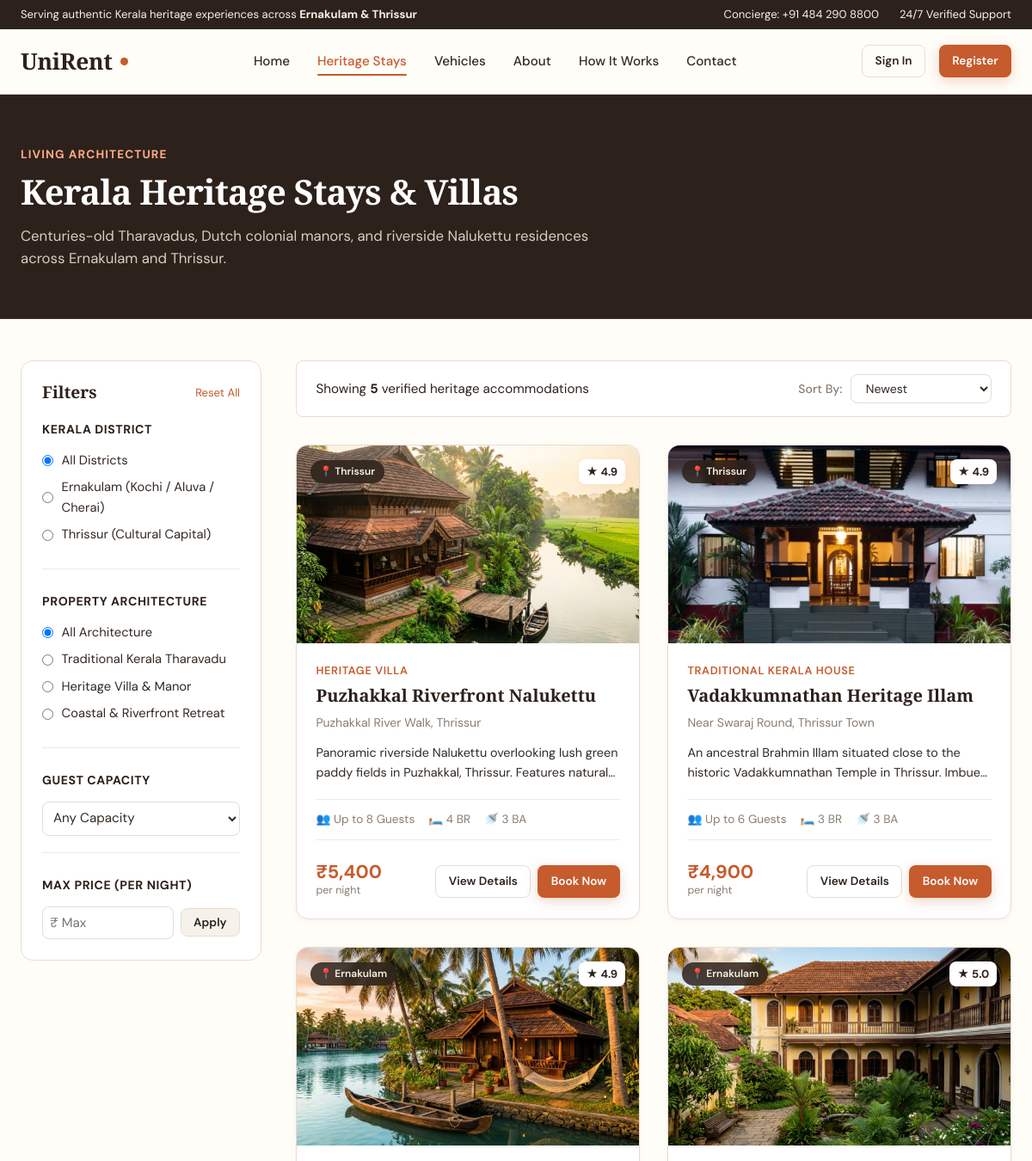
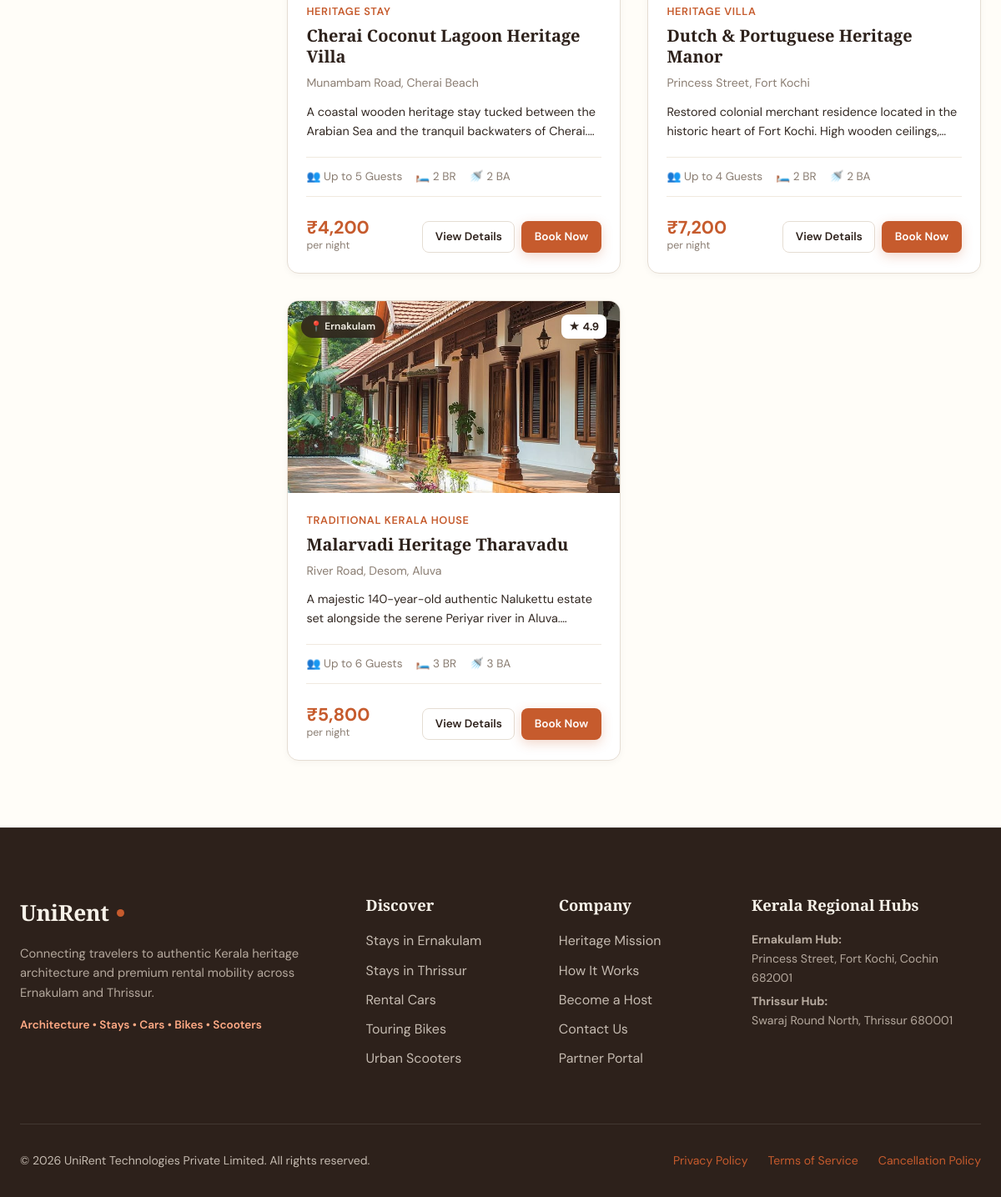
The app's page /stays with its own data (2 pictures, top to bottom).
### app/models.py (models this page shows, shortened)
class Property(db.Model):
    __tablename__ = 'properties'
    property_id = db.Column(db.Integer, primary_key=True, autoincrement=True)
    owner_id = db.Column(db.Integer, db.ForeignKey('owners.owner_id', ondelete='CASCADE'), nullable=False)
    property_name = db.Column(db.String(160), nullable=False)
    slug = db.Column(db.String(180), unique=True, nullable=False)
    property_type = db.Column(db.String(80), nullable=False)  # Heritage Villa, Traditional Tharavadu, Nalukettu, Colonial Manor
    description = db.Column(db.Text, nullable=False)
    address = db.Column(db.String(255), nullable=False)
    district = db.Column(db.String(50), nullable=False)  # Ernakulam, Thrissur
    latitude = db.Column(db.Float, nullable=False)
    longitude = db.Column(db.Float, nullable=False)
    price_per_night = db.Column(db.Float, nullable=False)
    guest_capacity = db.Column(db.Integer, nullable=False, default=2)
    bedrooms = db.Column(db.Integer, nullable=False, default=1)
    bathrooms = db.Column(db.Integer, nullable=False, default=1)
    amenities = db.Column(db.Text, nullable=True)  # JSON serialized list
    images = db.Column(db.Text, nullable=True)  # JSON serialized list of image paths/URLs
    featured_image = db.Column(db.String(255), nullable=True)
    approval_status = db.Column(db.String(20), nullable=False, default='pending')  # pending, approved, rejected
    rejection_reason = db.Column(db.Text, nullable=True)
    availability_status = db.Column(db.String(20), nullable=False, default='available')  # available, booked, maintenance
    featured = db.Column(db.Boolean, nullable=False, default=False)
    created_at = db.Column(db.DateTime, default=datetime.utcnow)
    bookings = db.relationship('Booking', backref='property', lazy='dynamic')
    reviews = db.relationship('Review', backref='property', lazy='dynamic')
    @property
    def average_rating(self):
        revs = self.reviews.all()
        if not revs:
            return 4.9  # Default showcase rating
        return round(sum(r.rating for r in revs) / len(revs), 1)

### app/routes/main.py (the view)
@main_bp.route('/stays')
def stays():
    district = request.args.get('district', '').strip()
    property_type = request.args.get('type', '').strip()
    min_price = request.args.get('min_price', type=float)
    max_price = request.args.get('max_price', type=float)
    guests = request.args.get('guests', type=int)
    sort_by = request.args.get('sort', 'newest').strip()
    search_q = request.args.get('q', '').strip()
    query = Property.query.filter_by(approval_status='approved')
    if district and district in ['Ernakulam', 'Thrissur']:
        query = query.filter(Property.district == district)
    if property_type:
        query = query.filter(Property.property_type.ilike(f"%{property_type}%"))
    if min_price is not None:
        query = query.filter(Property.price_per_night >= min_price)
    if max_price is not None:
        query = query.filter(Property.price_per_night <= max_price)
    if guests:
        query = query.filter(Property.guest_capacity >= guests)
    if search_q:
        query = query.filter(
            (Property.property_name.ilike(f"%{search_q}%")) |
            (Property.address.ilike(f"%{search_q}%")) |
            (Property.description.ilike(f"%{search_q}%"))
        )
    if sort_by == 'price_asc':
        query = query.order_by(Property.price_per_night.asc())
    elif sort_by == 'price_desc':
        query = query.order_by(Property.price_per_night.desc())
    elif sort_by == 'rating':
        query = query.order_by(Property.featured.desc(), Property.price_per_night.desc())
    else:
        query = query.order_by(Property.property_id.desc())
    stays_list = query.all()
    return render_template(
        'stays.html',
        stays=stays_list,
        selected_district=district,
        selected_type=property_type,
        min_price=min_price,
        max_price=max_price,
        guests=guests,
        sort_by=sort_by,
        search_q=search_q
    )

### templates/stays.html (shortened to what this page needs)
{% extends "base.html" %}
{% block content %}
<div style="background-color: var(--ur-brown); color: var(--ur-ivory); padding: 3.5rem 0; border-bottom: 1px solid rgba(255,255,255,0.08);">
  <div class="container">
    <span style="color: #ffaa85; font-size: 0.85rem; font-weight: 700; text-transform: uppercase; letter-spacing: 0.08em;">Living Architecture</span>
    <h1 style="color: var(--ur-white); font-size: 2.5rem; margin: 0.4rem 0 0.8rem;">Kerala Heritage Stays & Villas</h1>
    <p style="color: #d8cec1; max-width: 680px; font-size: 1.05rem; margin: 0;">
      Centuries-old Tharavadus, Dutch colonial manors, and riverside Nalukettu residences across Ernakulam and Thrissur.
    </p>
  </div>
</div>
<div class="container">
  <div class="catalog-layout">
    <aside>
      <div class="filter-card">
        <div style="display: flex; justify-content: space-between; align-items: center; margin-bottom: 1.2rem;">
          <h3 style="font-size: 1.2rem; margin:0;">Filters</h3>
          <a href="{{ url_for('main.stays') }}" style="font-size: 0.82rem; color: var(--ur-burnt-orange);">Reset All</a>
        </div>
        <form action="{{ url_for('main.stays') }}" method="GET">
          <div class="filter-group">
            <div class="filter-title">Kerala District</div>
            <div class="filter-options">
              <label>
                <input type="radio" name="district" value="" {% if not selected_district %}checked{% endif %} onchange="this.form.submit()"> All Districts
              </label>
              <label>
                <input type="radio" name="district" value="Ernakulam" {% if selected_district == 'Ernakulam' %}checked{% endif %} onchange="this.form.submit()"> Ernakulam (Kochi / Aluva / Cherai)
              </label>
              <label>
                <input type="radio" name="district" value="Thrissur" {% if selected_district == 'Thrissur' %}checked{% endif %} onchange="this.form.submit()"> Thrissur (Cultural Capital)
              </label>
            </div>
          </div>
          <div class="filter-group">
            <div class="filter-title">Property Architecture</div>
            <div class="filter-options">
              <label>
                <input type="radio" name="type" value="" {% if not selected_type %}checked{% endif %} onchange="this.form.submit()"> All Architecture
              </label>
              <label>
                <input type="radio" name="type" value="Traditional Kerala House" {% if selected_type == 'Traditional Kerala House' %}checked{% endif %} onchange="this.form.submit()"> Traditional Kerala Tharavadu
              </label>
              <label>
                <input type="radio" name="type" value="Heritage Villa" {% if selected_type == 'Heritage Villa' %}checked{% endif %} onchange="this.form.submit()"> Heritage Villa & Manor
              </label>
              <label>
                <input type="radio" name="type" value="Heritage Stay" {% if selected_type == 'Heritage Stay' %}checked{% endif %} onchange="this.form.submit()"> Coastal & Riverfront Retreat
              </label>
            </div>
          </div>
          <div class="filter-group">
            <div class="filter-title">Guest Capacity</div>
            <select name="guests" class="form-control" style="padding: 0.5rem;" onchange="this.form.submit()">
              <option value="">Any Capacity</option>
            </select>
          </div>
          <div class="filter-group">
            <div class="filter-title">Max Price (per night)</div>
            <div style="display:flex; gap:0.5rem; align-items:center;">
              <input type="number" name="max_price" value="{{ max_price or '' }}" placeholder="₹ Max" class="form-control" style="padding: 0.5rem;">
              <button type="submit" class="btn btn-secondary btn-sm">Apply</button>
            </div>
          </div>
        </form>
      </div>
    </aside>
    <main>
      <div style="display: flex; justify-content: space-between; align-items: center; margin-bottom: 2rem; background: var(--ur-white); border: 1px solid var(--ur-border); padding: 0.9rem 1.4rem; border-radius: var(--radius-sm);">
        <div style="font-size: 0.95rem; color: var(--ur-brown);">
          Showing <strong>{{ stays|length }}</strong> verified heritage accommodations
        </div>
        <div style="display: flex; align-items: center; gap: 0.6rem;">
          <label for="sort_select" style="font-size: 0.88rem; color: var(--ur-muted); font-weight: 500;">Sort By:</label>
          <select id="sort_select" class="form-control" style="padding: 0.4rem 0.8rem; width: auto; font-size: 0.88rem;" onchange="window.location.href=this.value">
            <option value="{{ url_for('main.stays', district=selected_district, type=selected_type, max_price=max_price, guests=guests, sort='newest') }}" {% if sort_by == 'newest' %}selected{% endif %}>Newest</option>
          </select>
        </div>
      </div>
      {% if stays %}
        <div class="grid-cards">
          {% for stay in stays %}
            <div class="card">
              <div class="card-img-wrap">
                <img src="{{ stay.featured_image }}" alt="{{ stay.property_name }}" loading="lazy">
                <div class="card-top-badges">
                  <span class="card-district-tag">📍 {{ stay.district }}</span>
                  <span class="card-rating-tag">★ {{ stay.average_rating }}</span>
                </div>
              </div>
              <div class="card-body">
                <div class="card-meta-type">{{ stay.property_type }}</div>
                <h3 class="card-title">
                  <a href="{{ url_for('main.stay_details', property_id=stay.property_id) }}">{{ stay.property_name }}</a>
                </h3>
                <div class="card-location">
                  <span>{{ stay.address }}</span>
                </div>
                <p class="card-desc">{{ stay.description }}</p>
                <div class="card-specs-row">
                  <span>👥 Up to {{ stay.guest_capacity }} Guests</span>
                  <span>🛏️ {{ stay.bedrooms }} BR</span>
                  <span>🚿 {{ stay.bathrooms }} BA</span>
                </div>
                <div class="card-footer">
                  <div class="card-price">
                    <span class="price-val">{{ format_currency(stay.price_per_night) }}</span>
                    <span class="price-period">per night</span>
                  </div>
                  <div style="display: flex; gap: 0.5rem;">
                    <a href="{{ url_for('main.stay_details', property_id=stay.property_id) }}" class="btn btn-outline btn-sm">View Details</a>
                    <a href="{{ url_for('main.booking', type='property', id=stay.property_id) }}" class="btn btn-primary btn-sm">Book Now</a>
                  </div>
                </div>
              </div>
            </div>
          {% endfor %}
        </div>
      {% endif %}
    </main>
  </div>
</div>
{% endblock %}

### records on screen
Property: featured_image (picture), property_type "HERITAGE VILLA", property_name "Puzhakkal Riverfront Nalukettu", address "Puzhakkal River Walk, Thrissur", description "Panoramic riverside Nalukettu overlooking lush green paddy fields in Puzhakkal, Thrissur. Features…", guest_capacity "8", bedrooms "4", bathrooms "3", price_per_night "₹5,400"
Property: featured_image (picture), property_type "TRADITIONAL KERALA HOUSE", property_name "Vadakkumnathan Heritage Illam", address "Near Swaraj Round, Thrissur Town", description "An ancestral Brahmin Illam situated close to the historic Vadakkumnathan Temple in Thrissur.…", guest_capacity "6", bedrooms "3", bathrooms "3", price_per_night "₹4,900"
Property: featured_image (picture), property_type "HERITAGE STAY", property_name "Cherai Coconut Lagoon Heritage Villa", address "Munambam Road, Cherai Beach", description "A coastal wooden heritage stay tucked between the Arabian Sea and the tranquil backwaters of…", guest_capacity "5", bedrooms "2", bathrooms "2", price_per_night "₹4,200"
Property: featured_image (picture), property_type "HERITAGE VILLA", property_name "Dutch & Portuguese Heritage Manor", address "Princess Street, Fort Kochi", description "Restored colonial merchant residence located in the historic heart of Fort Kochi. High wooden…", guest_capacity "4", bedrooms "2", bathrooms "2", price_per_night "₹7,200"
Property: featured_image (picture), property_type "TRADITIONAL KERALA HOUSE", property_name "Malarvadi Heritage Tharavadu", address "River Road, Desom, Aluva", description "A majestic 140-year-old authentic Nalukettu estate set alongside the serene Periyar river in…", guest_capacity "6", bedrooms "3", bathrooms "3", price_per_night "₹5,800"

### other values on screen
{{ stays|length }} "5"
